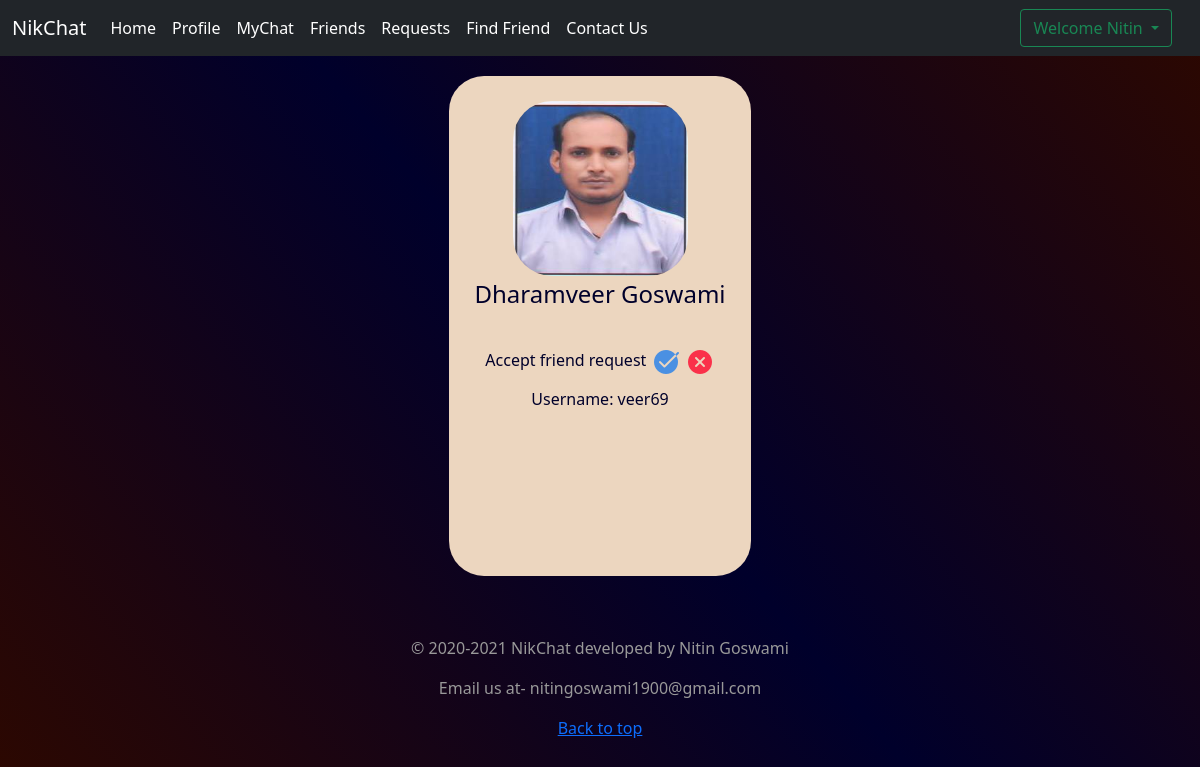
Page /profile/7/ (signed in) on the committed database.
### aroom/models.py (models this page shows, shortened)
class User(AbstractUser):
    username = None
    email = models.EmailField(unique=True)
    username = models.CharField(max_length=50, default="")
    address = models.TextField(default="")
    image = models.ImageField(upload_to ='pchat/images', null = True, blank = True)
    date = models.DateField()
    USERNAME_FIELD = 'email'
    REQUIRED_FIELDS = []
    object = CustomUserManager()

### aroom/views.py (the view)
# urls.py: path('<int:user_id>/', views.profile, name='profile'),
def profile(request, *args, **kwargs):
    context = {}
    if request.method == "POST":
        user_id = request.POST.get('id')
    else:
        user_id = kwargs.get("user_id")
    try:
        account = User.objects.get(id=user_id)
    except User.DoesNotExist:
        return HttpResponse("user not found")
    if account:
        context['id'] = account.id
        context['username'] = account.username
        context['first_name'] = account.first_name
        context['last_name'] = account.last_name
        context['email'] = account.email
        context['address'] = account.address
        context['image'] = account.image.url
        friend_requests = None
        request_sent = FriendRequestStatus.NO_REQUEST_SENT
        try:
            friend_list = FriendList.objects.get(user=account)
        except FriendList.DoesNotExist:
            friend_list = FriendList(user=account)
            friend_list.save()
        friends = friend_list.friends.all()
        context["friends"] = friends
        is_self = True
        is_friend = False
        user = request.user
        if user.is_authenticated and user != account:
            is_self = False
            if friends.filter(id=user.id):
                is_friend = True
            else:
                is_friend = False
                if get_friend_request_or_false(sender=account, receiver=user) != False:
                    request_sent = FriendRequestStatus.THEM_SENT_TO_YOU.value
                    context['pending_friend_request_id'] = get_friend_request_or_false(sender=account, receiver=user).id
                elif get_friend_request_or_false(sender=user, receiver=account) != False:
                    context['pending_friend_request_id'] = get_friend_request_or_false(sender=user, receiver=account).id
                    request_sent = FriendRequestStatus.YOU_SENT_TO_THEM.value
                else:
                    request_sent = FriendRequestStatus.NO_REQUEST_SENT.value
        elif not user.is_authenticated:
            is_self = False
        else:
            try:
                friend_requests = FriendRequest.objects.filter(receiver=user, is_active=True)
            except Exception as e:
                pass
        context['is_self'] = is_self
        context['is_friend'] = is_friend
        context['request_sent'] = request_sent
        context['friend_requests'] = friend_requests
        return render(request, 'profile.html', context)

### friendsystem/utils.py (called while the page is built)
def get_friend_request_or_false(sender, receiver):
    try:
        return FriendRequest.objects.get(sender=sender, receiver=receiver, is_active=True)
    except FriendRequest.DoesNotExist:
        return False

### aroom/templates/profile.html (shortened to what this page needs)
{% extends 'base.html' %}
{% block body %}
<section>
    <div class="upperbodycontainer">
        <div class="contact">
            <div class="image_name_container">
                <img src="{{image}}" alt="DP">
                <div class="name">
                    <span>{{first_name}} {{last_name}}</span>
                </div>
            </div>
            <div class="lowerbodycontainer">
                {% if is_self == False and request_sent == 0 %}
                <div class="pendingrequest">
                    <span>Accept friend request</span>
                    <img src="/static/icons/checked.png"
                        onclick="triggerAcceptFriendRequest('{{pending_friend_request_id}}')" alt="checked">
                    <img src="/static/icons/cancel.png"
                        onclick="triggerDeclineFriendRequest('{{pending_friend_request_id}}')" alt="cancel">
                </div>
                {% endif %}
            </div>
        </div>
        <div class="info">
            <div class="username">
                <span>Username: {{username}}</span>
            </div>
        </div>
    </div>
</section>
{% endblock body %}

### aroom/templates/base.html (shortened to what this page needs)
<!doctype html>
<html lang="en">
<head>
    <link href="https://cdn.jsdelivr.net/npm/bootstrap@5.0.0-beta1/dist/css/bootstrap.min.css" rel="stylesheet"
>
    <link rel="stylesheet" href="/static/css/neon-button.css">
    <link rel="stylesheet" href="/static/css/contactus.css">
    <link rel="stylesheet" href="/static/css/index.css">
</head>
<body>
    <nav class="navbar navbar-expand-lg navbar-dark bg-dark">
        <div class="container-fluid">
            <a class="navbar-brand" href="#">NikChat</a>
            <div class="collapse navbar-collapse" id="navbarSupportedContent">
                <ul class="navbar-nav me-auto mb-2 mb-lg-0">
                    <li class="nav-item">
                        <a class="nav-link active" aria-current="page" href="/">Home</a>
                    </li>
                    {% if request.user.id != None %}
                    <li class="nav-item">
                        <a class="nav-link active" href="{% url 'profile:profile' user_id=request.user.id %}">Profile</a>
                    </li>
                    <li class="nav-item">
                        <a class="nav-link active" href="{% url 'aroomurl:mychat' chat_id=request.user.id %}">MyChat</a>
                    </li>
                    <li class="nav-item">
                        <a class="nav-link active" href="{% url 'aroomurl:friends' user_id=request.user.id %}">Friends</a>
                    </li>
                    <li class="nav-item">
                        <a class="nav-link active" aria-current="page" href="{% url 'aroomurl:request' user_id=request.user.id %}">Requests</a>
                    </li>
                    <li class="nav-item">
                        <a class="nav-link active" aria-current="page" href="/findfriend">Find Friend</a>
                    </li>
                    {% endif %}
                    <li class="nav-item">
                        <a class="nav-link active" aria-current="page" href="/contactus">Contact Us</a>
                    </li>
                </ul>
                {% if user.is_authenticated %}
                <div class="btn-group mx-2">
                    <button type="button" class="btn btn-outline-success dropdown-toggle" data-bs-toggle="dropdown"
                        aria-expanded="false" style="position: relative; left: -8px; margin:0;">
                        Welcome {{request.user.first_name}}
                    </button>
                </div>
                {% else %}
                <div class="button"><a href="/login" class="btn btn-outline-success mx-2">Login</a></div>
                <div class="button"><a href="/signup" class="btn btn-outline-success">Sign Up</a></div>
                {% endif %}
            </div>
        </div>
    </nav>
    {% block body %} {% endblock body %}
    <footer class="blog-footer">
        <p>&copy; 2020-2021 NikChat developed by Nitin Goswami</p>
        <p>Email us at- nitingoswami1900@gmail.com</p>
        <p>
            <a href="#">Back to top</a>
        </p>
    </footer>
</body>
</html>

### static/css/contactus.css (style rules this page uses)
button { margin-top: 20px; }

### static/css/index.css (style rules this page uses)
::placeholder { text-align: center; color: linear-gradient(50deg, #2d0800, #00002b, #2d0800); }

### aroom/templates/base.html (style rules this page uses)
html { min-height: -webkit-fill-available; }
body { background: linear-gradient(50deg, #2d0800, #00002b, #2d0800) center center/cover; color: rgb(211, 187, 196); }
.blog-footer { padding: 2.5rem 0; color: #999; text-align: center; }
.blog-footer p:last-child { margin-bottom: 0; }

### aroom/templates/profile.html (style rules this page uses)
section { display: flex; justify-content: center; }
.upperbodycontainer { display: flex; flex-direction: column; margin: 20px; height: 500px; align-items: center; background-color: #ecd6bf; color: #00002b; border-radius: 35px; }
.image_name_container { text-align: center; font-size: 24px; margin: 25px; }
.image_name_container img { height: 175px; width: 175px; border-radius: 39px; }
.lowerbodycontainer { flex-direction: row; display: flex; justify-content: center; width: 100%; margin: auto; padding: 10px; border-radius: 35px; }

### rows in the picture
User: user.first_name "Nitin"
User: first_name "Dharamveer", last_name "Goswami", username "veer69"
